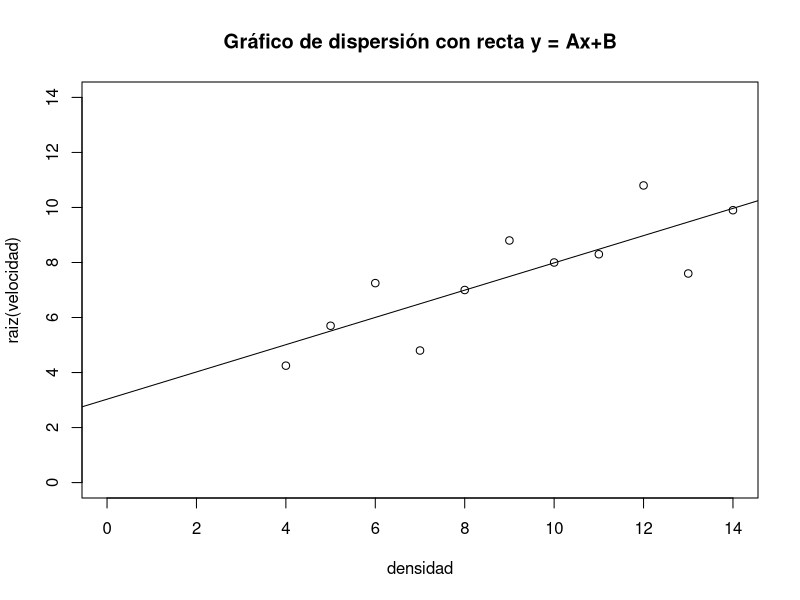
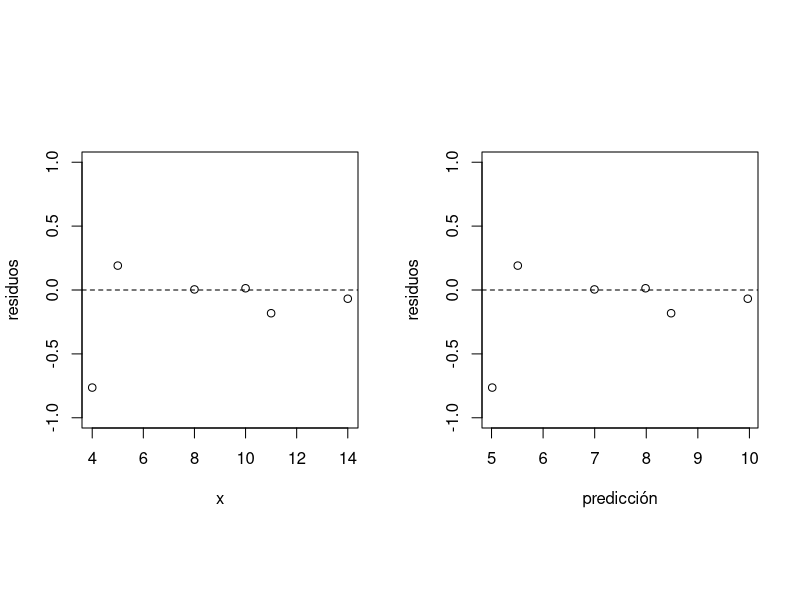

The R source for these figures, in order: (Note: this script raises an error after producing the figures.)
## ---- chunk 1
knitr::opts_chunk$set(echo = TRUE)
## ---- chunk 2

# https://es.khanacademy.org/math/statistics-probability/describing-relationships-quantitative-data/assessing-the-fit-in-least-squares-regression/a/r-squared-intuition?modal=1

x <-c(4,5,6,7,8,9,10,11,12,13,14)
y <-c(4.25,5.7,7.25,4.8,7,8.8,8,8.3,10.8,7.6,9.9)

# Hallar la recta de regresión simple. Dibujar el gráﬁco de los residuos con la densidad y el gráﬁco con las predicciones. Calcular la suma de cuadrados de los residuos.
  
recta.velocidad <- lsfit(x,y) 
e <- recta.velocidad$residuals
pred <- y - e


plot(x, y, type="p", xlab ="densidad", ylab="raiz(velocidad)",
     xlim=c(0,14), ylim=c(0,14),main="Gráfico de dispersión con recta y = Ax+B") 
# abline(intercept, slope)
abline(recta.velocidad)

par(mfrow=c(1,2)) 
par(pty="s")
plot(x,e,xlab="x",ylab="residuos", ylim=c(-1,1)) 
abline(h=0, lty=2) 

plot(pred,e,xlab="predicción",ylab="residuos", ylim=c(-1,1)) 
abline(h=0, lty=2)
abline(recta.velocidad)
# La suma de cuadrados de los residuos es: 
sum(e^2)



htmltools::img(src = knitr::image_uri( "lin_reg.png"))


# Convertimos a dataframe:
df <- data.frame(x,y)
str(df)
lmod <- lm(y ~ x, data = df)
lmodsum <- summary(lmod)
print(lmodsum)
# r^2 = 0.6644 (coeficiente de determinación o Coefficient of determination or coëfficient)


res <- residuals(lmod)
res
# Fit a regression model with Y as the response and X as predictor:
fit <-fitted(lmod)
fit

# Compute the correlation of the residuals with the ﬁtted values:
cor(fit,res)

# Compute the correlation of the residuals with the predictor "x":
cor(res,df$x)

# Coeficiente de regresión de dicha variable x (slope):
lmod$coefficients["x"]
# Similarly:
lmod$coefficients[1]

# Compute the correlation between the ﬁtted values and the response (Coefficientes de correlación):
# r <- cor(fit,df)
r <- cor(fitted(lmod),df)
r^2
summary(lmod)

########################### Working with df:

with(df, plot(y ~ x))
abline(recta1 <- lm(y ~ x, df))

abline(h=mean(df$y), lty=2)
abline(v=mean(df$x), lty=2)

# Intersection point :

print(c(mean(df$x), mean(df$y)))
